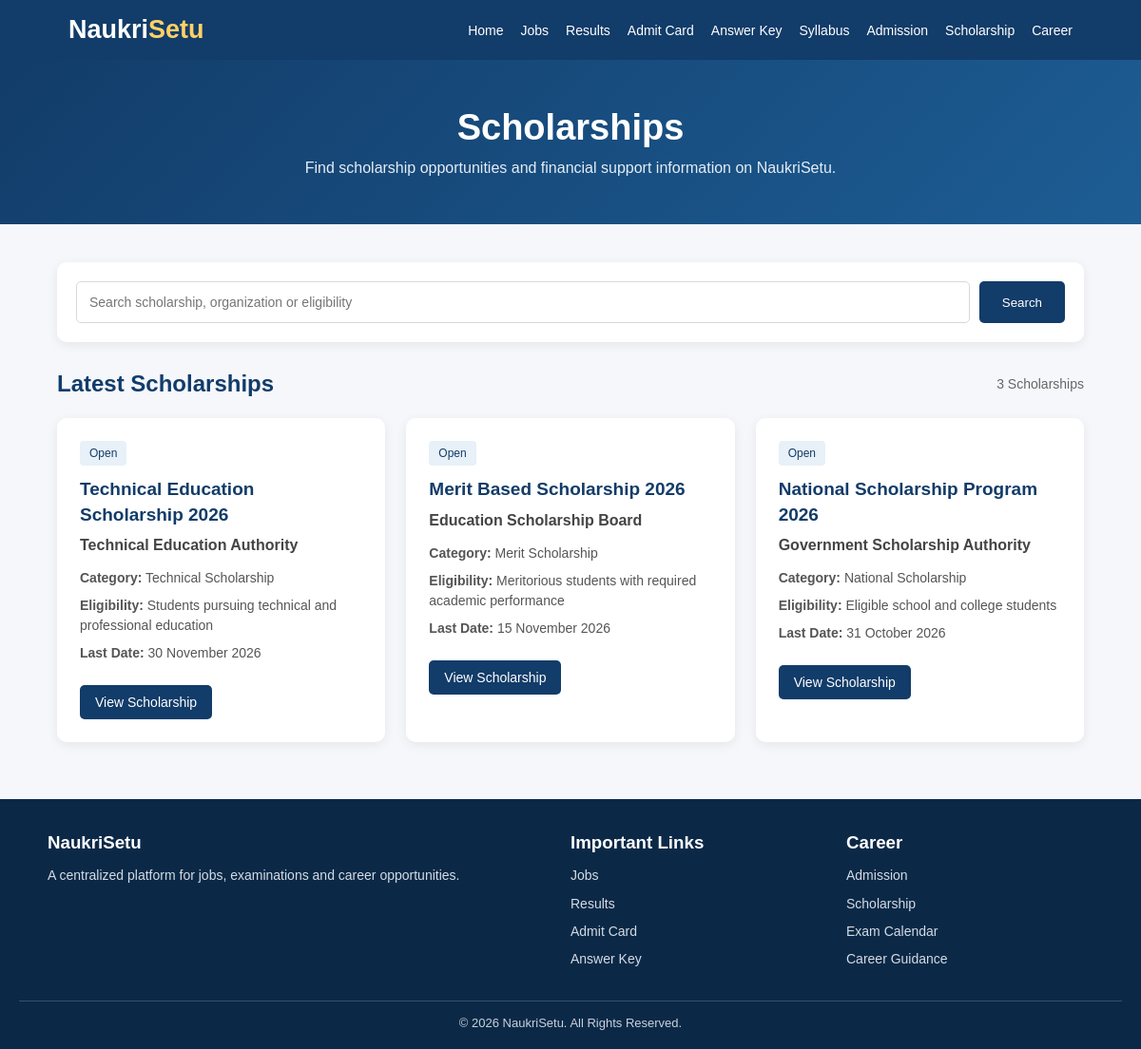
Page /scholarship on the committed database.
### tables this page shows
CREATE TABLE scholarships (
            id INTEGER PRIMARY KEY AUTOINCREMENT,
            title TEXT NOT NULL,
            organization TEXT NOT NULL,
            category TEXT,
            eligibility TEXT,
            last_date TEXT,
            scholarship_link TEXT,
            status TEXT DEFAULT 'Open'
        );

### app.py (the view)
@app.route("/scholarship")
def scholarship():
    connection = get_db_connection()
    data = connection.execute(
        "SELECT * FROM scholarships ORDER BY id DESC"
    ).fetchall()
    connection.close()
    return render_template(
        "scholarship.html",
        scholarships=data
    )

### app.py (called while the page is built)
def get_db_connection():
    connection = sqlite3.connect(DATABASE)
    connection.row_factory = sqlite3.Row
    return connection

### templates/scholarship.html (shortened to what this page needs)
<!DOCTYPE html>
<html lang="en">
<head>
</head>
<body>
<header>
    <div class="header-container">
        <div class="logo">
            Naukri<span>Setu</span>
        </div>
        <nav>
            <a href="/">Home</a>
            <a href="/jobs">Jobs</a>
            <a href="/results">Results</a>
            <a href="/admit-card">Admit Card</a>
            <a href="/answer-key">Answer Key</a>
            <a href="/syllabus">Syllabus</a>
            <a href="/admission">Admission</a>
            <a href="/scholarship">Scholarship</a>
            <a href="/career">Career</a>
        </nav>
    </div>
</header>
<section class="hero">
    <h1>Scholarships</h1>
    <p>
        Find scholarship opportunities and financial
        support information on NaukriSetu.
    </p>
</section>
<div class="container">
    <div class="search-box">
        <form
            class="search-form"
            method="GET"
            action="/scholarship"
        >
            <input
                type="text"
                name="search"
                value="{{ request.args.get('search', '') }}"
                placeholder="Search scholarship, organization or eligibility"
            >
            <button type="submit">
                Search
            </button>
        </form>
    </div>
    <div class="section-heading">
        <h2>Latest Scholarships</h2>
        <div class="count">
            {{ scholarships|length }} Scholarships
        </div>
    </div>
    <div class="scholarship-grid">
        {% for scholarship in scholarships %}
        <div class="scholarship-card">
            <span class="badge">
                {{ scholarship['status'] }}
            </span>
            <h3>
                {{ scholarship['title'] }}
            </h3>
            <div class="organization">
                {{ scholarship['organization'] }}
            </div>
            <div class="info">
                <strong>Category:</strong>
                {{ scholarship['category'] }}
            </div>
            <div class="info">
                <strong>Eligibility:</strong>
                {{ scholarship['eligibility'] }}
            </div>
            <div class="info">
                <strong>Last Date:</strong>
                {{ scholarship['last_date'] }}
            </div>
            {% if scholarship['scholarship_link'] %}
            <a
                href="{{ scholarship['scholarship_link'] }}"
                class="view-btn"
                target="_blank"
            >
                View Scholarship
            </a>
            {% endif %}
        </div>
        {% endfor %}
    </div>
</div>
<footer>
    <div class="footer-grid">
        <div class="footer-section">
            <h3>NaukriSetu</h3>
            <p>
                A centralized platform for jobs,
                examinations and career opportunities.
            </p>
        </div>
        <div class="footer-section">
            <h3>Important Links</h3>
            <a href="/jobs">Jobs</a>
            <a href="/results">Results</a>
            <a href="/admit-card">Admit Card</a>
            <a href="/answer-key">Answer Key</a>
        </div>
        <div class="footer-section">
            <h3>Career</h3>
            <a href="/admission">Admission</a>
            <a href="/scholarship">Scholarship</a>
            <a href="/exam-calendar">Exam Calendar</a>
            <a href="/career">Career Guidance</a>
        </div>
    </div>
    <div class="copyright">
        © 2026 NaukriSetu. All Rights Reserved.
    </div>
</footer>
</body>
</html>

### templates/scholarship.html (style rules this page uses)
* { box-sizing: border-box; margin: 0; padding: 0; }
body { font-family: Arial, Helvetica, sans-serif; background: #f5f7fb; color: #222; }
header { background: #123c69; color: white; padding: 16px 6%; }
.header-container { max-width: 1250px; margin: auto; display: flex; align-items: center; justify-content: space-between; }
.logo { font-size: 27px; font-weight: bold; }
.logo span { color: #ffd166; }
nav { display: flex; gap: 18px; flex-wrap: wrap; }
nav a { color: white; text-decoration: none; font-size: 14px; }
.hero { background: linear-gradient(135deg, #123c69, #1d5d94); color: white; text-align: center; padding: 50px 20px; }
.hero h1 { font-size: 38px; margin-bottom: 12px; }
.hero p { color: #e5edf5; }
.container { width: 90%; max-width: 1200px; margin: 40px auto; }
.search-box { background: white; padding: 20px; border-radius: 10px; box-shadow: 0 3px 12px rgba(0,0,0,0.07); margin-bottom: 30px; }
.search-form { display: flex; gap: 10px; }
.search-form input { flex: 1; padding: 13px; border: 1px solid #d5d9df; border-radius: 5px; font-size: 14px; }
.search-form button { background: #123c69; color: white; border: none; padding: 13px 24px; border-radius: 5px; cursor: pointer; }
.section-heading { display: flex; justify-content: space-between; align-items: center; margin-bottom: 22px; }
.section-heading h2 { color: #123c69; }
.count { color: #666; font-size: 14px; }
.scholarship-grid { display: grid; grid-template-columns: repeat(3, 1fr); gap: 22px; }
.scholarship-card { background: white; padding: 24px; border-radius: 10px; box-shadow: 0 3px 12px rgba(0,0,0,0.07); transition: 0.2s; }
.badge { display: inline-block; background: #e8f0f8; color: #123c69; padding: 6px 10px; border-radius: 4px; font-size: 12px; margin-bottom: 12px; }
.scholarship-card h3 { color: #123c69; font-size: 19px; line-height: 1.4; margin-bottom: 10px; }
.organization { font-weight: bold; color: #444; margin-bottom: 15px; }
.info { color: #555; font-size: 14px; margin: 8px 0; line-height: 1.5; }
.view-btn { display: inline-block; margin-top: 15px; background: #123c69; color: white; padding: 10px 16px; border-radius: 5px; text-decoration: none; font-size: 14px; }
footer { background: #0b2947; color: white; margin-top: 60px; padding: 35px 20px 20px; }
.footer-grid { max-width: 1100px; margin: auto; display: grid; grid-template-columns: 2fr 1fr 1fr; gap: 30px; }
.footer-section h3 { margin-bottom: 12px; }
.footer-section p, .footer-section a { color: #d5dce4; font-size: 14px; line-height: 1.6; }
.footer-section a { display: block; text-decoration: none; margin-bottom: 7px; }
.copyright { text-align: center; border-top: 1px solid #36506a; margin-top: 25px; padding-top: 15px; color: #c8d2dc; font-size: 13px; }

### rows in the picture
scholarships: status "Open", title "Technical Education Scholarship 2026", organization "Technical Education Authority", category "Technical Scholarship", eligibility "Students pursuing technical and professional education", last_date "30 November 2026"
scholarships: status "Open", title "Merit Based Scholarship 2026", organization "Education Scholarship Board", category "Merit Scholarship", eligibility "Meritorious students with required academic performance", last_date "15 November 2026"
scholarships: status "Open", title "National Scholarship Program 2026", organization "Government Scholarship Authority", category "National Scholarship", eligibility "Eligible school and college students", last_date "31 October 2026"

### other values in the picture
{{ scholarships|length }} "3"
